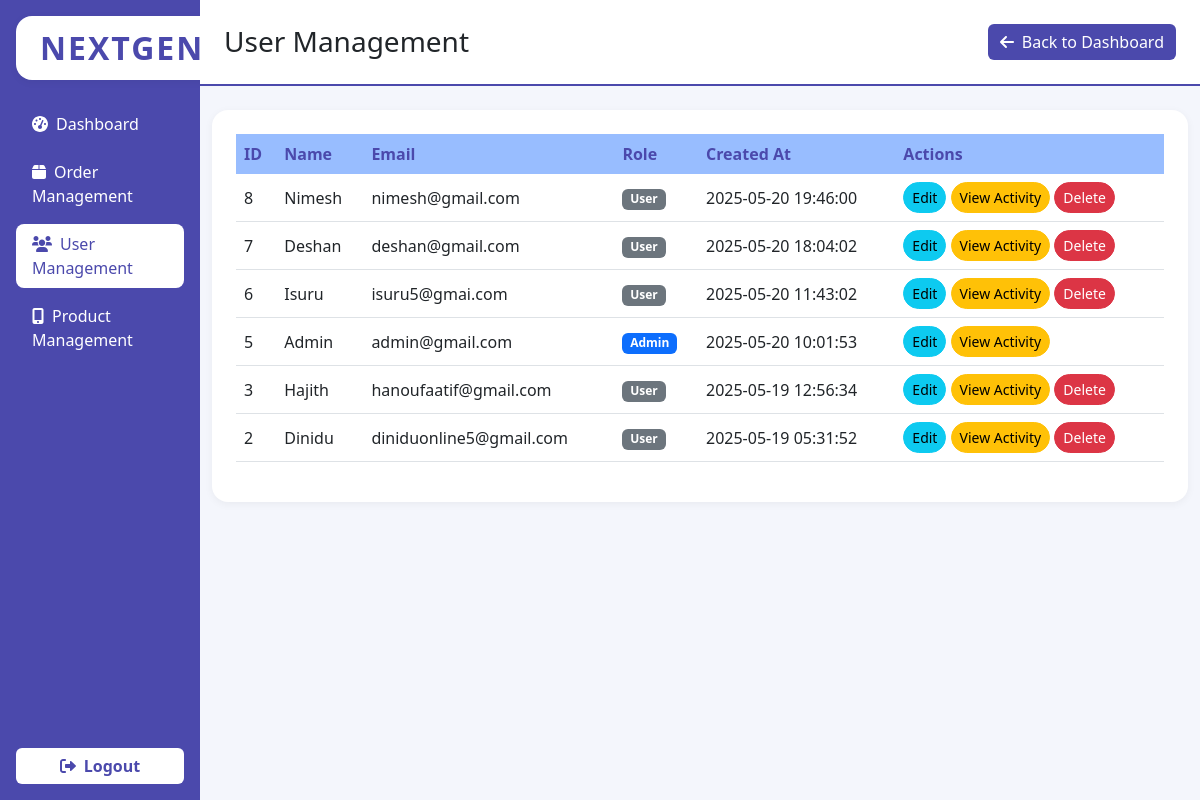
Screenshot of /admin_users.php (signed in) with the database file from the repository.
### tables this page shows
CREATE TABLE `users` (
  `id` int(11) NOT NULL,
  `first_name` varchar(100) DEFAULT NULL,
  `last_name` varchar(100) DEFAULT NULL,
  `name` varchar(100) NOT NULL,
  `email` varchar(100) NOT NULL,
  `password` varchar(255) NOT NULL,
  `phone` varchar(20) DEFAULT NULL,
  `address` text DEFAULT NULL,
  `city` varchar(100) DEFAULT NULL,
  `profile_picture` varchar(255) DEFAULT NULL,
  `otp` varchar(10) DEFAULT NULL,
  `is_verified` tinyint(1) DEFAULT 0,
  `role` enum('admin','user') DEFAULT 'user',
  `created_at` timestamp NOT NULL DEFAULT current_timestamp(),
  `updated_at` timestamp NOT NULL DEFAULT current_timestamp() ON UPDATE current_timestamp()
);

### admin_users.php (the view, shortened to what this page needs)
<?php
$conn = getDBConnection();
$stmt = $conn->query("SELECT * FROM users ORDER BY created_at DESC");
$users = $stmt->fetchAll();
?>
<!DOCTYPE html>
<html lang="en">
<head>
    <link href="https://cdn.jsdelivr.net/npm/bootstrap@5.3.0/dist/css/bootstrap.min.css" rel="stylesheet">
    <link href="https://cdnjs.cloudflare.com/ajax/libs/font-awesome/6.0.0/css/all.min.css" rel="stylesheet">
</head>
<body>
    <div class="row g-0">
        <div class="col-md-2 sidebar d-flex flex-column p-3">
            <div class="mb-4 text-center">
                <span class="sidebar-logo">NEXTGEN</span>
            </div>
            <nav class="nav flex-column mb-auto">
                <a href="admin.php" class="nav-link"><i class="fas fa-tachometer-alt me-2"></i>Dashboard</a>
                <a href="admin_orders.php" class="nav-link"><i class="fas fa-box me-2"></i>Order Management</a>
                <a href="admin_users.php" class="nav-link active"><i class="fas fa-users me-2"></i>User Management</a>
                <a href="admin_products.php" class="nav-link"><i class="fas fa-mobile-alt me-2"></i>Product Management</a>
            </nav>
            <div class="mt-auto text-center">
                <a href="logout.php" class="btn btn-light w-100 mt-4"><i class="fas fa-sign-out-alt me-2"></i>Logout</a>
            </div>
        </div>
        <div class="col-md-10">
            <div class="dashboard-header d-flex justify-content-between align-items-center p-4 mb-4">
                <h1 class="h3 mb-0">User Management</h1>
                <a href="admin.php" class="btn btn-primary"><i class="fas fa-arrow-left me-2"></i>Back to Dashboard</a>
            </div>
            <div class="container-fluid">
                <div class="card p-4">
                    <?php if (empty($users)): ?>
                        <div class="alert alert-info">No users found.</div>
                    <?php else: ?>
                        <div class="table-responsive">
                            <table class="table align-middle">
                                <thead>
                                    <tr>
                                        <th>ID</th>
                                        <th>Name</th>
                                        <th>Email</th>
                                        <th>Role</th>
                                        <th>Created At</th>
                                        <th>Actions</th>
                                    </tr>
                                </thead>
                                <tbody>
                                    <?php foreach ($users as $user): ?>
                                        <tr>
                                            <td><?= $user['id'] ?></td>
                                            <td><?= htmlspecialchars($user['name']) ?></td>
                                            <td><?= htmlspecialchars($user['email']) ?></td>
                                            <td>
                                                <span class="badge bg-<?= $user['role'] === 'admin' ? 'primary' : 'secondary' ?>">
                                                    <?= htmlspecialchars(ucfirst($user['role'])) ?>
                                                </span>
                                            </td>
                                            <td><?= htmlspecialchars($user['created_at']) ?></td>
                                            <td>
                                                <a href="admin_user_edit.php?id=<?= $user['id'] ?>" class="btn btn-sm btn-info">Edit</a>
                                                <a href="admin_user_activity.php?id=<?= $user['id'] ?>" class="btn btn-sm btn-warning">View Activity</a>
                                                <?php if ($user['id'] !== $_SESSION['user_id']): ?>
                                                    <form method="POST" action="" class="d-inline" onsubmit="return confirm('Are you sure you want to delete this user?');">
                                                        <button type="submit" class="btn btn-sm btn-danger">Delete</button>
                                                    </form>
                                                <?php endif; ?>
                                            </td>
                                        </tr>
                                    <?php endforeach; ?>
                                </tbody>
                            </table>
                        </div>
                    <?php endif; ?>
                </div>
            </div>
        </div>
    </div>
</body>
</html>

### admin_users.php (style rules this page uses)
:root { --admin-primary: #4B49AC; --admin-secondary: #98BDFF; --admin-bg: #F4F6FC; --admin-card: #fff; --admin-sidebar: #4B49AC; --admin-sidebar-active: #fff; --admin-sidebar-text: #fff; --admin-sidebar-active-text: #4B49AC; }
body { background: var(--admin-bg); }
.sidebar { min-height: 100vh; background: var(--admin-sidebar); color: var(--admin-sidebar-text); }
.sidebar .nav-link { color: var(--admin-sidebar-text); font-weight: 500; border-radius: 8px; margin-bottom: 0.5rem; transition: background 0.2s, color 0.2s; }
.sidebar .nav-link.active, .sidebar .nav-link:hover { background: var(--admin-sidebar-active); color: var(--admin-sidebar-active-text); }
.dashboard-header { background: var(--admin-card); border-bottom: 2px solid var(--admin-primary); }
.card { border: none; border-radius: 1rem; box-shadow: 0 2px 8px rgba(0,0,0,0.05); background: var(--admin-card); }
.btn-primary, .sidebar .btn.btn-light { background: var(--admin-primary); color: var(--admin-sidebar-text); border: none; }
.sidebar .btn.btn-light { color: var(--admin-primary); font-weight: 600; background: var(--admin-sidebar-active); }
.sidebar-logo { font-size:2rem; font-weight:700; letter-spacing:2px; color: var(--admin-primary); background: var(--admin-sidebar-active); padding:0.5rem 1.5rem; border-radius:1rem; display:inline-block; box-shadow:0 2px 8px rgba(0,0,0,0.05); }
.table thead th { background: var(--admin-secondary); color: var(--admin-sidebar-active-text); border: none; }
.table tbody tr { background: var(--admin-card); }
.table tbody tr td { vertical-align: middle; }
.btn-sm { border-radius: 20px; }

### rows the page displays
users: id "8", name "Nimesh", email "nimesh@gmail.com", role "User", created_at "2025-05-20 19:46:00"
users: id "7", name "Deshan", email "deshan@gmail.com", role "User", created_at "2025-05-20 18:04:02"
users: id "6", name "Isuru", email "isuru5@gmai.com", role "User", created_at "2025-05-20 11:43:02"
users: id "5", name "Admin", email "admin@gmail.com", role "Admin", created_at "2025-05-20 10:01:53"
users: id "3", name "Hajith", email "hanoufaatif@gmail.com", role "User", created_at "2025-05-19 12:56:34"
users: id "2", name "Dinidu", email "diniduonline5@gmail.com", role "User", created_at "2025-05-19 05:31:52"
